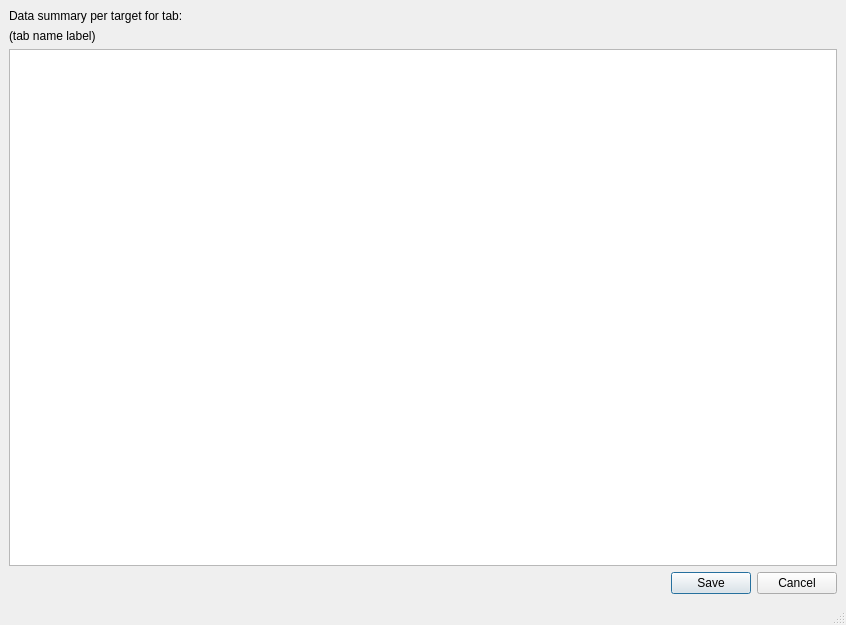
<?xml version="1.0" encoding="UTF-8"?>
<ui version="4.0">
 <class>TargetObjectReportWindow</class>
 <widget class="QMainWindow" name="TargetObjectReportWindow">
  <property name="geometry">
   <rect>
    <x>0</x>
    <y>0</y>
    <width>846</width>
    <height>625</height>
   </rect>
  </property>
  <property name="windowTitle">
   <string>Target Report</string>
  </property>
  <widget class="QWidget" name="centralwidget">
   <layout class="QGridLayout" name="gridLayout">
    <item row="3" column="0">
     <widget class="QDialogButtonBox" name="buttonBox">
      <property name="standardButtons">
       <set>QDialogButtonBox::StandardButton::Cancel|QDialogButtonBox::StandardButton::Save</set>
      </property>
     </widget>
    </item>
    <item row="2" column="0">
     <widget class="QTableWidget" name="tableWidget">
      <property name="editTriggers">
       <set>QAbstractItemView::EditTrigger::NoEditTriggers</set>
      </property>
      <property name="selectionBehavior">
       <enum>QAbstractItemView::SelectionBehavior::SelectRows</enum>
      </property>
      <property name="sortingEnabled">
       <bool>true</bool>
      </property>
     </widget>
    </item>
    <item row="1" column="0">
     <widget class="QLabel" name="tabname_label">
      <property name="text">
       <string>(tab name label)</string>
      </property>
     </widget>
    </item>
    <item row="0" column="0">
     <widget class="QLabel" name="label">
      <property name="text">
       <string>Data summary per target for tab:</string>
      </property>
     </widget>
    </item>
   </layout>
  </widget>
  <widget class="QMenuBar" name="menubar">
   <property name="geometry">
    <rect>
     <x>0</x>
     <y>0</y>
     <width>846</width>
     <height>33</height>
    </rect>
   </property>
  </widget>
  <widget class="QStatusBar" name="statusbar"/>
 </widget>
 <resources/>
 <connections>
  <connection>
   <sender>buttonBox</sender>
   <signal>rejected()</signal>
   <receiver>TargetObjectReportWindow</receiver>
   <slot>close()</slot>
   <hints>
    <hint type="sourcelabel">
     <x>422</x>
     <y>582</y>
    </hint>
    <hint type="destinationlabel">
     <x>422</x>
     <y>312</y>
    </hint>
   </hints>
  </connection>
 </connections>
</ui>
